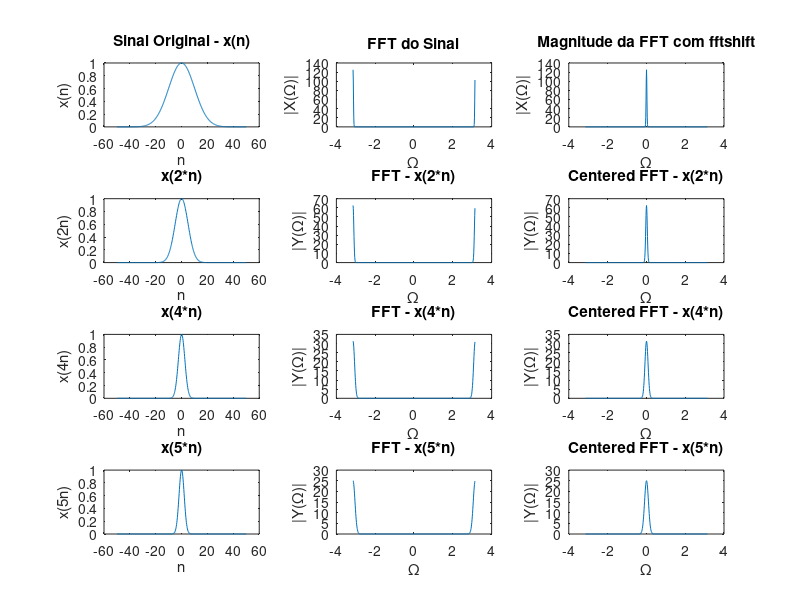

This figure's MATLAB source: (Note: this script raises an error after producing the figure.)
clc; clear all; close all;

% Transformada discreta do sinal
n = linspace(-50, 50, 500);
x = @(n) exp(-(0.1 * n).^2 / 2); % definição do sinal
x_values = x(n); % Extrair valores amostrados

% FFT do sinal original
Xw = fft(x_values);
Xw_centered = fftshift(Xw); % centralizar em torno de Ω=0
Omega_x = linspace(-pi, pi, length(x_values));

% Criar figura com subplots
figure;

% Sinal original
subplot(4, 3, 1);
plot(n, x_values);
xlabel('n');
ylabel('x(n)');
title('Sinal Original - x(n)');

% FFT do sinal original
subplot(4, 3, 2);
plot(Omega_x, abs(Xw));
xlabel('\Omega');
ylabel('|X(\Omega)|');
title('FFT do Sinal');

subplot(4, 3, 3);
plot(Omega_x, abs(Xw_centered));
xlabel('\Omega');
ylabel('|X(\Omega)|');
title('Magnitude da FFT com fftshift');

% Subamostragens
% x(2n)
y_2 = x(2 * n);
Yw_2 = fft(y_2);
Yw_2_centered = fftshift(Yw_2);
subplot(4, 3, 4);
plot(n, y_2);
xlabel('n');
ylabel('x(2n)');
title('x(2*n)');

subplot(4, 3, 5);
plot(Omega_x, abs(Yw_2));
xlabel('\Omega');
ylabel('|Y(\Omega)|');
title('FFT - x(2*n)');

subplot(4, 3, 6);
plot(Omega_x, abs(Yw_2_centered));
xlabel('\Omega');
ylabel('|Y(\Omega)|');
title('Centered FFT - x(2*n)');

% x(4n)
y_4 = x(4 * n);
Yw_4 = fft(y_4);
Yw_4_centered = fftshift(Yw_4);
subplot(4, 3, 7);
plot(n, y_4);
xlabel('n');
ylabel('x(4n)');
title('x(4*n)');

subplot(4, 3, 8);
plot(Omega_x, abs(Yw_4));
xlabel('\Omega');
ylabel('|Y(\Omega)|');
title('FFT - x(4*n)');

subplot(4, 3, 9);
plot(Omega_x, abs(Yw_4_centered));
xlabel('\Omega');
ylabel('|Y(\Omega)|');
title('Centered FFT - x(4*n)');

% x(5n)
y_5 = x(5 * n);
Yw_5 = fft(y_5);
Yw_5_centered = fftshift(Yw_5);
subplot(4, 3, 10);
plot(n, y_5);
xlabel('n');
ylabel('x(5n)');
title('x(5*n)');

subplot(4, 3, 11);
plot(Omega_x, abs(Yw_5));
xlabel('\Omega');
ylabel('|Y(\Omega)|');
title('FFT - x(5*n)');

subplot(4, 3, 12);
plot(Omega_x, abs(Yw_5_centered));
xlabel('\Omega');
ylabel('|Y(\Omega)|');
title('Centered FFT - x(5*n)');

% Ajustar layout para melhor visualização
sgtitle('Análise da Transformada de Fourier dos Sinais'); % Título geral

